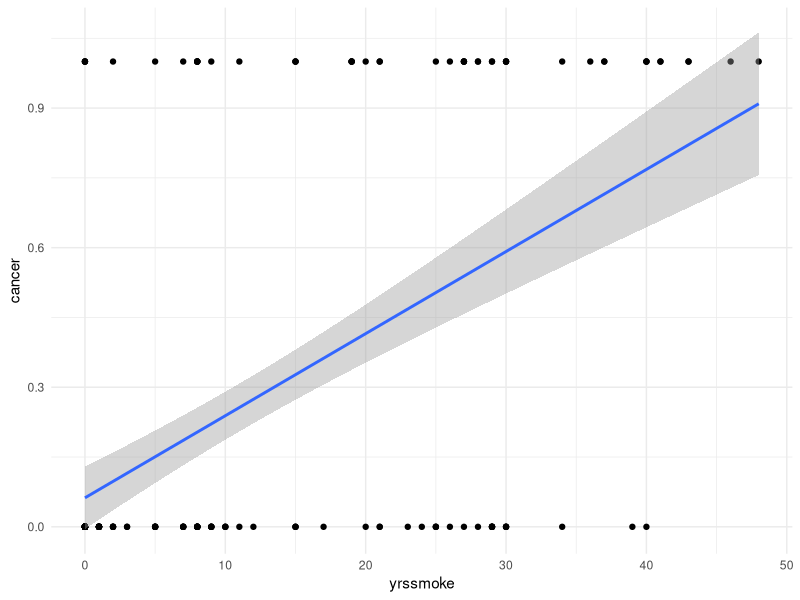

R code for this plot:
## ---- chunk 1
knitr::opts_chunk$set(echo = TRUE)
library(gridExtra)
library(tidyverse)
library(knitr)
library(ggfortify)
library(leaps)
library(car)
library(GGally)
library(caret)
## ---- chunk 2
cancerprev <- read.csv("cancerprev.csv")

ggplot(cancerprev, aes(x=yrssmoke, y=cancer)) + 
  geom_point() + 
  geom_smooth(method="lm") + 
  theme_minimal()
## ---- chunk 3
heavysmokers <-
 dplyr::filter(cancerprev, yrssmoke >= 10)
 xtabs(~cancer, data=heavysmokers)
## ---- chunk 4
riskdata <- read.csv("YouthRisk2007.csv")

riskdata <- riskdata %>%
  mutate(grade = factor(grade)) %>%
  drop_na()

glimpse(riskdata)
## ---- chunk 5
xtabs(~ grade + ride.alc.driver, data=riskdata)
